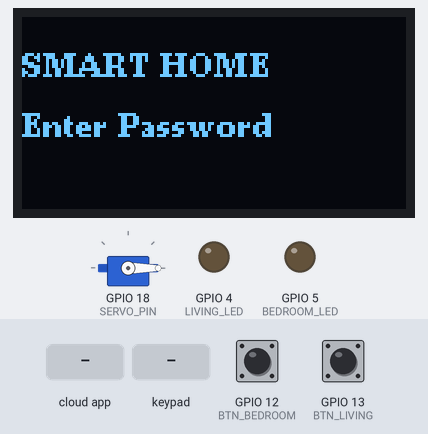
The sketch below on a simulated ESP32. Shown: 128×64 one-colour display, servo, output pins drawn as LEDs (lit = HIGH). Inputs (shaded band) come from the test bench; at power-on: GPIO 12 (BTN_BEDROOM) HIGH, GPIO 13 (BTN_LIVING) HIGH. WiFi joins after 1.5 s; servers stay silent unless stated; the local clock reads 2024-03-15 10:24:30 at power-on unless the sketch sets it; the Firebase database answers and starts empty; what the sketch prints to the serial monitor is not drawn.

Above: at 3.6 s.
3.7 s: the phone or cloud app sets status to ON
At 5.4 s:
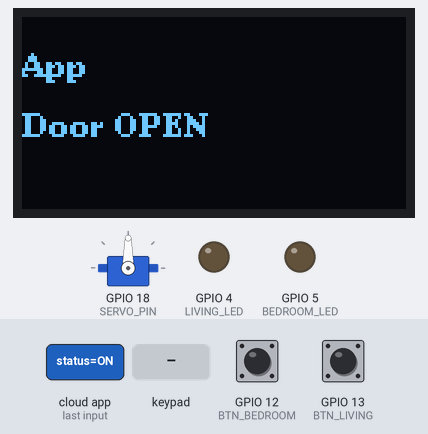
7.3 s: keypad keys 1 2 3 4 5 6 7 8 pressed 0.4 s apart
At 11.1 s:
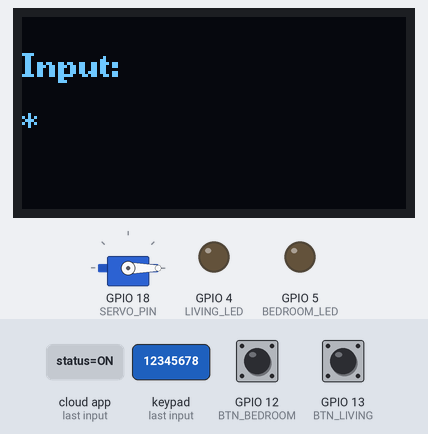
14.1 s: GPIO 12 (BTN_BEDROOM) pulled LOW for 1 s
At 17.1 s:
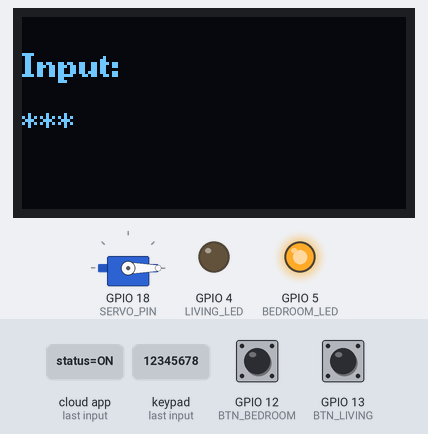
18.7 s: GPIO 13 (BTN_LIVING) pulled LOW for 3.2 s
At 23.4 s:
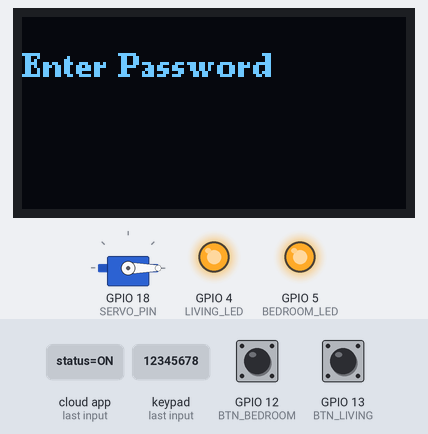
25.5 s: GPIO 12 (BTN_BEDROOM) pulled LOW for 3.2 s
At 27.3 s:
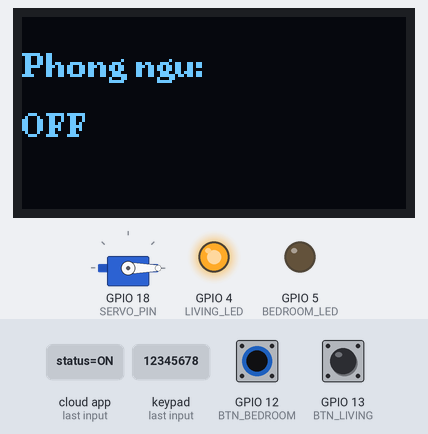
32.3 s: key '*' pressed
At 39.0 s:
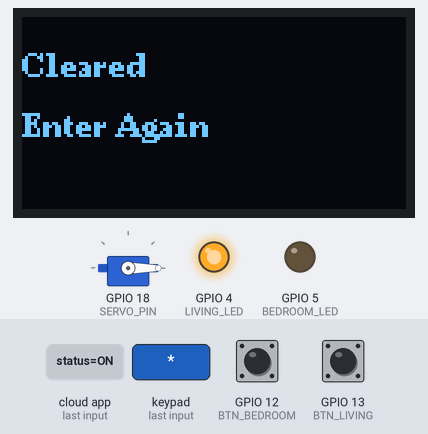
Timing chart, 0 to 39.7 s (numbered marks = the images above; inputs shaded):
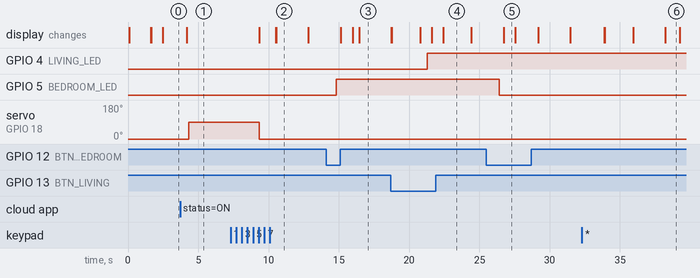

The sketch:

Keypad.ino
```cpp
// =====================================================
// SMART HOME - ESP32 MERGED
// Keypad Door Lock + Lamp Control + Notifications
// Firebase: users/{userId}/devices/{deviceId}/status
// =====================================================

#include <WiFi.h>
#include <Firebase_ESP_Client.h>
#include "addons/TokenHelper.h"
#include "addons/RTDBHelper.h"
#include <Keypad.h>
#include <ESP32Servo.h>
#include <Wire.h>
#include <U8g2lib.h>
#include <time.h>

// =====================================================
// WIFI
// =====================================================
#define WIFI_SSID     "ESP32_Hotspot"
#define WIFI_PASSWORD "12345678"

// =====================================================
// FIREBASE
// =====================================================
#define API_KEY       "AIzaSyBGLN7JVyZU8T_DRnqIP1BUE4b1p3-dv3M"
#define DATABASE_URL  "https://esp32-c9b75-default-rtdb.asia-southeast1.firebasedatabase.app/"
#define USER_EMAIL    "Hungnguyen221104@gmail.com"
#define USER_PASSWORD "123456"

// =====================================================
// USER ID
// =====================================================
#define USER_ID "fWn2xoXCpDWoJyCV1yt3FXxLgMi2"

// =====================================================
// DEVICE IDs
// =====================================================
String doorID    = "-OvFphAM62NlYeQJ7agh";
String livingID  = "-OvKwCdcMamePNGjS0Ku";
String bedroomID = "-OvLCcClf9EkFZttj-FF";

// =====================================================
// FIREBASE OBJECTS
// =====================================================
FirebaseData fbdo;        // doc/ghi status
FirebaseData fbdo_noti;   // push notification (rieng tranh xung dot)
FirebaseAuth auth;
FirebaseConfig config;

// =====================================================
// HELPER: path device
// =====================================================
String devicePath(String deviceId) {
  return "/users/" + String(USER_ID) + "/devices/" + deviceId + "/status";
}

// =====================================================
// OLED SH1106
// =====================================================
U8G2_SH1106_128X64_NONAME_F_HW_I2C u8g2(U8G2_R0, U8X8_PIN_NONE);

// =====================================================
// KEYPAD 4x4
// =====================================================
#define ROW_NUM    4
#define COLUMN_NUM 4

char keys[ROW_NUM][COLUMN_NUM] = {
  {'1','2','3','A'},
  {'4','5','6','B'},
  {'7','8','9','C'},
  {'*','0','#','D'}
};

byte pin_rows[ROW_NUM]      = {23, 14, 27, 26};
byte pin_column[COLUMN_NUM] = {25, 33, 32, 19};

Keypad keypad = Keypad(makeKeymap(keys), pin_rows, pin_column, ROW_NUM, COLUMN_NUM);

// =====================================================
// PASSWORD (doc tu Firebase)
// =====================================================
String correctPassword = "";
String inputPassword   = "";
int    maxLength       = 4;

unsigned long lastPasswordFetch = 0;
#define PASSWORD_REFRESH_MS 30000

// =====================================================
// SERVO
// =====================================================
Servo myServo;
#define SERVO_PIN 18

// =====================================================
// LED LAMP
// =====================================================
#define LIVING_LED   4
#define BEDROOM_LED  5

// =====================================================
// BUTTON vat ly
// =====================================================
#define BTN_LIVING   13
#define BTN_BEDROOM  12   // doi sang 12 vi 27 trung voi keypad row

// =====================================================
// STATE
// =====================================================
String lastDoorStatus = "";
bool   livingState    = false;
bool   bedroomState   = false;

// =====================================================
// OLED: hien thi 2 dong
// =====================================================
void showMessage(String line1, String line2 = "") {
  u8g2.clearBuffer();
  u8g2.setFont(u8g2_font_ncenB08_tr);
  u8g2.drawStr(0, 20, line1.c_str());
  if (line2 != "") u8g2.drawStr(0, 40, line2.c_str());
  u8g2.sendBuffer();
}

// =====================================================
// PUSH NOTIFICATION
// Path: /users/{uid}/notifications/{push_key}
// Cau truc: { title, message, time, userId }
// =====================================================
void pushNotification(String title, String message) {
  if (!Firebase.ready()) return;

  String notiPath = "/users/" + String(USER_ID) + "/notifications";

  FirebaseJson notiJson;
  notiJson.set("title",   title);
  notiJson.set("message", message);
  notiJson.set("userId",  String(USER_ID));

  time_t t_now; time(&t_now);
  if (t_now > 100000) notiJson.set("time", (int)t_now);

  if (Firebase.RTDB.pushJSON(&fbdo_noti, notiPath, &notiJson))
    Serial.println(">> Notification OK: [" + title + "] " + fbdo_noti.pushName());
  else
    Serial.println("!! Notification ERR: " + fbdo_noti.errorReason());
}

// =====================================================
// FIREBASE: ghi status
// =====================================================
void updateStatus(String deviceId, String status) {
  String path = devicePath(deviceId);
  if (Firebase.RTDB.setString(&fbdo, path, status))
    Serial.println(">> " + deviceId + " -> " + status);
  else
    Serial.println("!! Update failed: " + fbdo.errorReason());
}

// =====================================================
// FIREBASE: doc password cua
// Path: /users/{uid}/devices/{doorID}/password
// =====================================================
void loadDoorPassword() {
  if (!Firebase.ready()) return;
  String path = "/users/" + String(USER_ID) + "/devices/" + doorID + "/password";
  if (Firebase.RTDB.getString(&fbdo, path)) {
    correctPassword = fbdo.stringData();
    Serial.println(">> Password loaded: " + correctPassword);
  } else {
    Serial.println("!! Load password failed: " + fbdo.errorReason());
  }
}

// =====================================================
// DOOR: mo cua
// =====================================================
void openDoor(String source) {
  Serial.println(">> MO CUA | Source: " + source);
  showMessage(source, "Door OPEN");
  updateStatus(doorID, "ON");

  // Notification chi khi nhan mat khau thu cong
  if (source == "Password") {
    pushNotification("THIẾT BỊ BẬT", "Cửa chính đã được mở bằng mật khẩu.");
  }

  myServo.write(90);
  delay(5000);

  showMessage("Closing...");
  myServo.write(0);
  delay(1000);

  updateStatus(doorID, "OFF");
  showMessage("Enter Password");
  Serial.println(">> Cua dong");
}

// =====================================================
// LAMP: ap dung trang thai LED
// =====================================================
void applyLamp(String deviceId, int pin, bool &stateVar, String status) {
  bool on = (status == "ON");
  if (stateVar == on) return;
  stateVar = on;
  digitalWrite(pin, on ? HIGH : LOW);
  Serial.println(">> Den " + deviceId + " -> " + status);
}

// =====================================================
// FIREBASE: doc trang thai den
// =====================================================
void readLamps() {
  if (!Firebase.ready()) return;

  if (Firebase.RTDB.getString(&fbdo, devicePath(livingID)))
    applyLamp(livingID, LIVING_LED, livingState, fbdo.stringData());

  if (Firebase.RTDB.getString(&fbdo, devicePath(bedroomID)))
    applyLamp(bedroomID, BEDROOM_LED, bedroomState, fbdo.stringData());
}

// =====================================================
// BUTTON: bat/tat den + push notification
// =====================================================
void handleButtons() {

  // --- LIVING ROOM ---
  if (digitalRead(BTN_LIVING) == LOW) {
    delay(200);
    if (digitalRead(BTN_LIVING) == LOW) {
      livingState = !livingState;
      String s = livingState ? "ON" : "OFF";
      digitalWrite(LIVING_LED, livingState ? HIGH : LOW);
      updateStatus(livingID, s);

      // Push notification
      if (livingState)
        pushNotification("THIẾT BỊ BẬT", "Đèn phòng khách đã được bật.");
      else
        pushNotification("THIẾT BỊ TẮT", "Đèn phòng khách đã được tắt.");

      showMessage("Phong khach:", s);
      delay(800);
      showMessage("Enter Password");
      while (digitalRead(BTN_LIVING) == LOW);
    }
  }

  // --- BEDROOM ---
  if (digitalRead(BTN_BEDROOM) == LOW) {
    delay(200);
    if (digitalRead(BTN_BEDROOM) == LOW) {
      bedroomState = !bedroomState;
      String s = bedroomState ? "ON" : "OFF";
      digitalWrite(BEDROOM_LED, bedroomState ? HIGH : LOW);
      updateStatus(bedroomID, s);

      // Push notification
      if (bedroomState)
        pushNotification("THIẾT BỊ BẬT", "Đèn phòng ngủ đã được bật.");
      else
        pushNotification("THIẾT BỊ TẮT", "Đèn phòng ngủ đã được tắt.");

      showMessage("Phong ngu:", s);
      delay(800);
      showMessage("Enter Password");
      while (digitalRead(BTN_BEDROOM) == LOW);
    }
  }
}

// =====================================================
// FIREBASE: kiem tra lenh mo cua tu App
// =====================================================
void checkDoorCommand() {
  if (!Firebase.ready()) return;

  if (Firebase.RTDB.getString(&fbdo, devicePath(doorID))) {
    String status = fbdo.stringData();
    if (status == "ON" && lastDoorStatus != "ON") {
      openDoor("App");
    }
    lastDoorStatus = status;
  }
}

// =====================================================
// KEYPAD: xu ly nhap mat khau
// =====================================================
void handleKeypad() {
  char key = keypad.getKey();
  if (key == NO_KEY) return;

  Serial.println("Key: " + String(key));

  if (key == '*') {
    inputPassword = "";
    showMessage("Cleared", "Enter Again");
    delay(1000);
    showMessage("Enter Password");
    return;
  }

  if ((int)inputPassword.length() < maxLength) {
    inputPassword += key;
    String stars = "";
    for (int i = 0; i < (int)inputPassword.length(); i++) stars += "*";
    showMessage("Input:", stars);
  }

  if ((int)inputPassword.length() == maxLength) {
    if (correctPassword == "") {
      showMessage("No Password", "Check Firebase");
      delay(2000);
    } else if (inputPassword == correctPassword) {
      Serial.println(">> Mat khau dung!");
      openDoor("Password");
    } else {
      Serial.println(">> Mat khau sai!");
      showMessage("Wrong!", "Try again");
      delay(2000);
    }
    inputPassword = "";
    showMessage("Enter Password");
  }
}

// =====================================================
// SETUP
// =====================================================
void setup() {
  Serial.begin(115200);

  // GPIO
  pinMode(LIVING_LED,  OUTPUT); digitalWrite(LIVING_LED,  LOW);
  pinMode(BEDROOM_LED, OUTPUT); digitalWrite(BEDROOM_LED, LOW);
  pinMode(BTN_LIVING,  INPUT_PULLUP);
  pinMode(BTN_BEDROOM, INPUT_PULLUP);

  // OLED
  Wire.begin();
  u8g2.begin();
  showMessage("Booting...");

  // Servo
  myServo.attach(SERVO_PIN);
  myServo.write(0);

  // WiFi
  WiFi.begin(WIFI_SSID, WIFI_PASSWORD);
  showMessage("Connecting", "WiFi...");
  Serial.print("Connecting WiFi");
  while (WiFi.status() != WL_CONNECTED) { delay(500); Serial.print("."); }
  Serial.println("\nWiFi OK: " + WiFi.localIP().toString());
  showMessage("WiFi OK", WiFi.localIP().toString());

  // NTP (can cho timestamp notification)
  configTime(7 * 3600, 0, "pool.ntp.org", "time.nist.gov");

  // Firebase
  config.api_key      = API_KEY;
  config.database_url = DATABASE_URL;
  auth.user.email     = USER_EMAIL;
  auth.user.password  = USER_PASSWORD;
  config.token_status_callback = tokenStatusCallback;
  config.timeout.serverResponse = 10 * 1000;

  Firebase.begin(&config, &auth);
  Firebase.reconnectWiFi(true);

  showMessage("Firebase", "Logging in...");
  Serial.print("Dang dang nhap");
  while (!Firebase.ready()) { delay(500); Serial.print("."); }
  Serial.println("\nFirebase OK!");
  showMessage("Firebase OK");
  delay(500);

  // Doc password cua tu Firebase
  loadDoorPassword();
  lastPasswordFetch = millis();

  // Reset trang thai cua
  updateStatus(doorID, "OFF");

  showMessage("SMART HOME", "Enter Password");
  Serial.println(">> System Ready | Password: " + correctPassword);
}

// =====================================================
// LOOP
// =====================================================
void loop() {
  unsigned long now = millis();

  // Lam moi password moi 30 giay
  if (now - lastPasswordFetch >= PASSWORD_REFRESH_MS) {
    loadDoorPassword();
    lastPasswordFetch = now;
  }

  // 1. Kiem tra lenh mo cua tu App
  checkDoorCommand();

  // 2. Xu ly keypad
  handleKeypad();

  // 3. Doc trang thai den tu Firebase
  readLamps();

  // 4. Xu ly nut nhan vat ly
  handleButtons();

  delay(300);
}
```

Measured:
- after the input at 3.7 s, servo on GPIO 18 (SERVO_PIN): 0° → 90° after 0.62 s; the display: changes after 0.47 s (image 1)
- after the input at 7.3 s, the display: first differs from a run without the input after 3.2 s (image 2)
- after the input at 14.1 s, GPIO 5 (BEDROOM_LED): LOW → HIGH after 0.72 s; the display: first changes after 1.0 s (image 3 shows a later state)
- after the input at 18.7 s, GPIO 4 (LIVING_LED): LOW → HIGH after 2.6 s; the display: first differs from a run without the input after 2.9 s (image 4 shows a later state)
- after the input at 25.5 s, GPIO 5 (BEDROOM_LED): HIGH → LOW after 0.91 s; the display: changes after 1.2 s (image 5)
- after the input at 32.3 s, the display: first differs from a run without the input after 5.9 s (image 6)
- what the display in image 4 shows lasts 2.0 s, from 22.4 s to 24.4 s
